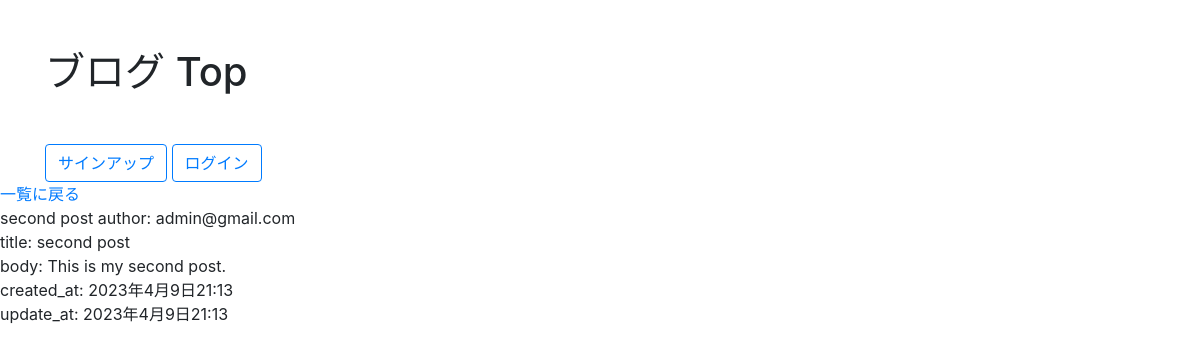
The app's page /blog/2/ with its own data.
### blog/models.py (models this page shows)
class Article(models.Model):
    author = models.ForeignKey(User, on_delete=models.CASCADE)
    title = models.CharField(max_length=30)
    body = models.TextField()
    created_at = models.DateTimeField(default=timezone.now)
    updated_at = models.DateTimeField(default=timezone.now)
    def __str__(self) -> str:
        return self.title

### account/models.py (models this page shows)
class User(AbstractBaseUser, PermissionsMixin):
    email = models.EmailField(max_length=255, unique=True)
    created_at = models.DateTimeField(default=timezone.now)
    update_at = models.DateTimeField(default=timezone.now)
    is_staff = models.BooleanField(default=False)
    is_active = models.BooleanField(default=True)
    objects = UserManager()
    USERNAME_FIELD = "email"
    REQUIRED_FIELDS = []
    def __str__(self):
        return self.email

### blog/views.py (the view)
# urls.py: path('<int:pk>/', views.detail, name='detail'),
def detail(request, pk: int):
    print("pk", pk)
    article = Article.objects.get(pk=pk)
    context = {'article': article}
    return render(request, "blog/detail.html", context)

### blog/templates/blog/detail.html (shortened to what this page needs)
{% extends "blog/blog-base.html" %}
{% block blog %}
<a href="{% url 'blog:article' %}">一覧に戻る</a>
<div>
    {{ article }}
    author: {{ article.author }}<br>
    title: {{ article.title }}<br>
    body: {{ article.body }}<br>
    created_at: {{ article.created_at }}<br>
    update_at: {{ article.updated_at }}
</div>
{% endblock %}

### records on screen
Article: title "second post", author "admin@gmail.com", body "This is my second post.", created_at "2023年4月9日21:13", updated_at "2023年4月9日21:13"
